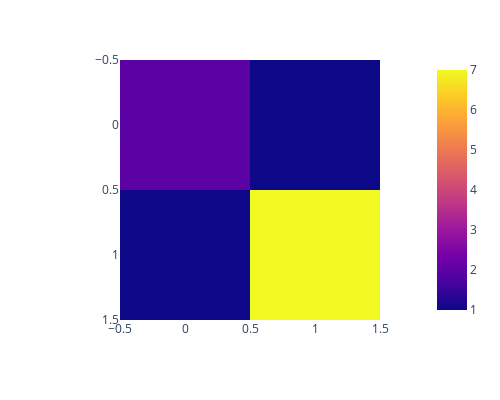

Notebook cell for this chart:
### Code cell
# Visualisasi Confusion Matrix
import plotly.express as px
fig = px.imshow(confusion_matrix(y_test,nbc_pred), width = 500, height = 400)
fig.show()

### Figure 1 — Plotly figure (JSON) as saved in the notebook; plotly's stock layout.template omitted (floating-point values rounded to 4 significant figures)
{"data": [{"coloraxis": "coloraxis", "hovertemplate": "x: %{x}<br>y: %{y}<br>color: %{z}<extra></extra>", "name": "0", "type": "heatmap", "xaxis": "x", "yaxis": "y", "z": [[2, 1], [1, 7]]}], "layout": {"coloraxis": {"colorscale": [[0, "#0d0887"], [0.1111, "#46039f"], [0.2222, "#7201a8"], [0.3333, "#9c179e"], [0.4444, "#bd3786"], [0.5556, "#d8576b"], [0.6667, "#ed7953"], [0.7778, "#fb9f3a"], [0.8889, "#fdca26"], [1, "#f0f921"]]}, "height": 400, "margin": {"t": 60}, "width": 500, "xaxis": {"anchor": "y", "constrain": "domain", "domain": [0, 1], "scaleanchor": "y"}, "yaxis": {"anchor": "x", "autorange": "reversed", "constrain": "domain", "domain": [0, 1]}}}
